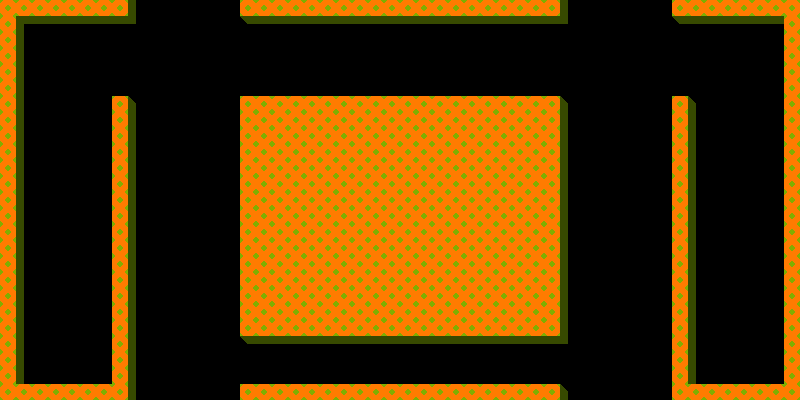

The image is a tile-based game level rendered from a .tmx file. Its description and source (layers, tilesets, objects; grid data summarised) follow:
An orthogonal 50x25 tile map with 16x16 px tiles, 1 tile layer (ground), 1 hidden layer not drawn, 2 tilesets and 14 objects (4x true, 2x BOOF, 2x PHANT, left, right).

<map version="1.10" tiledversion="1.10.0" orientation="orthogonal" renderorder="right-down" width="50" height="25" tilewidth="16" tileheight="16" infinite="0" nextlayerid="6" nextobjectid="15">
 <properties>
  <property name="automaticAirMode" value="3" />
  <property name="bossBoost" value="" />
  <property name="bossLevel" value="f" />
  <property name="extraAir" value="true" />
  <property name="guidedAir" value="f" />
  <property name="specialAir" value="AIR" />
 </properties>
 <tileset firstgid="1" name="tiles" tilewidth="16" tileheight="16" tilecount="256" columns="16">
  <image source="tiles.png" width="256" height="256" />
  <tile id="0">
   <properties>
    <property name="type" value="TOP" />
   </properties>
  </tile>
  <tile id="1">
   <properties>
    <property name="type" value="TOPL" />
   </properties>
  </tile>
  <tile id="2">
   <properties>
    <property name="type" value="TOPR" />
   </properties>
  </tile>
  <tile id="3">
   <properties>
    <property name="type" value="TOPRL" />
   </properties>
  </tile>
  <tile id="4">
   <properties>
    <property name="type" value="LEFT" />
   </properties>
  </tile>
  <tile id="5">
   <properties>
    <property name="type" value="RIGHT" />
   </properties>
  </tile>
  <tile id="6">
   <properties>
    <property name="type" value="RL" />
   </properties>
  </tile>
  <tile id="10">
   <properties>
    <property name="type" value="LEFT" />
   </properties>
  </tile>
  <tile id="15">
   <properties>
    <property name="type" value="RIGHT" />
   </properties>
  </tile>
  <tile id="20">
   <properties>
    <property name="type" value="TOP" />
   </properties>
  </tile>
  <tile id="21">
   <properties>
    <property name="type" value="LEFT" />
   </properties>
  </tile>
  <tile id="22">
   <properties>
    <property name="type" value="RIGHT" />
   </properties>
  </tile>
  <tile id="38">
   <properties>
    <property name="type" value="TOP" />
   </properties>
  </tile>
 </tileset>
 <tileset firstgid="257" name="entities" tilewidth="32" tileheight="32" tilecount="64" columns="8">
  <image source="entities.png" width="256" height="256" />
 </tileset>
 <layer id="1" name="ground" width="50" height="25">
  <data>[1250 cells, 588 non-empty, 7 distinct tile ids]</data>
 </layer>
 <layer id="2" name="collision" width="50" height="25" visible="0">
  <data>[1250 cells, 174 non-empty, 8 distinct tile ids]</data>
 </layer>
 <objectgroup id="3" name="enemies">
  <object id="1" name="BOOF" gid="257" x="304" y="96" width="32" height="32" />
  <object id="2" name="BOOF" gid="257" x="240" y="96" width="32" height="32" />
  <object id="3" name="BOOF" type="true" gid="257" x="528" y="96" width="32" height="32" />
  <object id="4" name="BOOF" type="true" gid="257" x="464" y="96" width="32" height="32" />
  <object id="5" name="PHANT" gid="258" x="48" y="336" width="32" height="32" />
  <object id="6" name="PHANT" gid="258" x="48" y="208" width="32" height="32" />
  <object id="7" name="PHANT" type="true" gid="258" x="720" y="208" width="32" height="32" />
  <object id="8" name="PHANT" type="true" gid="258" x="720" y="336" width="32" height="32" />
 </objectgroup>
 <objectgroup id="4" name="meals">
  <object id="9" gid="285" x="48" y="384" width="32" height="32" />
  <object id="10" gid="285" x="336" y="384" width="32" height="32" />
  <object id="11" gid="285" x="400" y="96" width="32" height="32" />
  <object id="12" gid="285" x="720" y="384" width="32" height="32" />
 </objectgroup>
 <objectgroup id="5" name="path" visible="0">
  <object id="13" name="left" x="32" y="464">
   <polyline points="64,-48 64,-128 64,-176 64,-224 64,-320 64,-480" />
  </object>
  <object id="14" name="right" x="736" y="432">
   <polyline points="-32,-16 -32,-96 -32,-160 -32,-224 -32,-320 -32,-448" />
  </object>
 </objectgroup>
</map>
